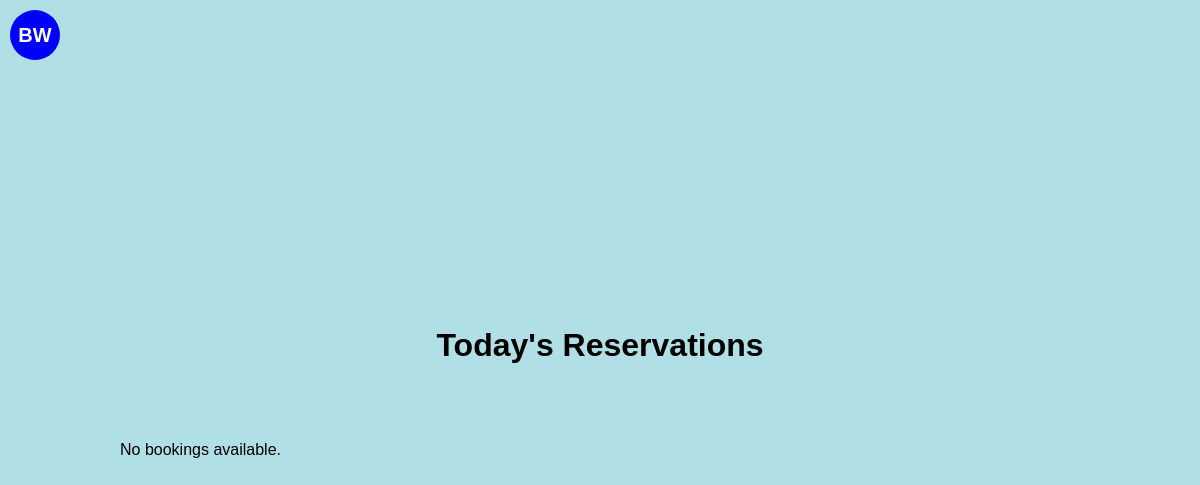
Before: / with the older database file.
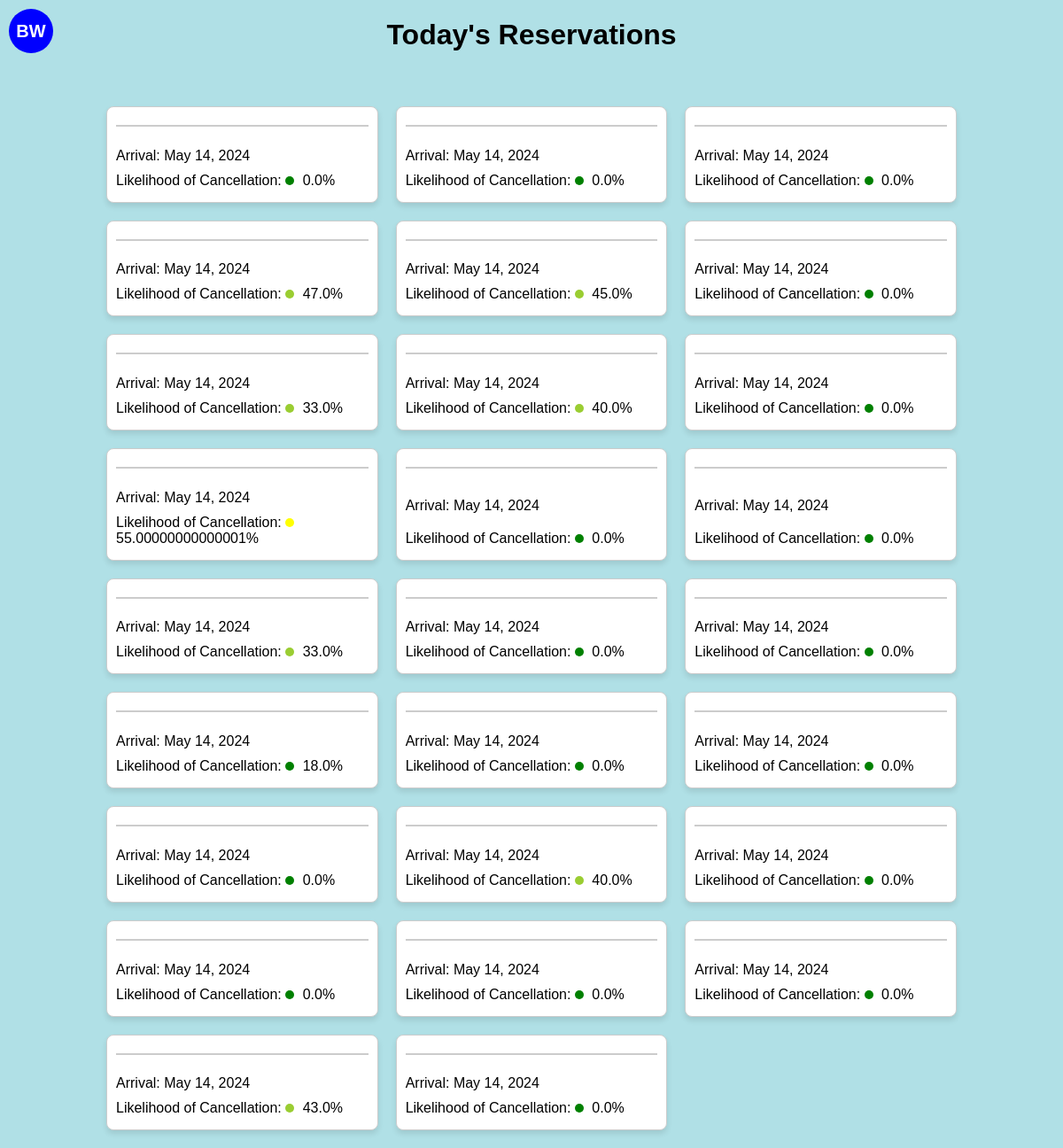
After: the same page with the newer database file.
### cancellationPredictor/models.py (models this page shows, shortened)
class Booking(models.Model):
    month_of_booking = models.IntegerField()
    day_of_booking = models.IntegerField()
    weekday_of_booking = models.IntegerField()
    month_of_arrival = models.IntegerField()
    day_of_arrival = models.IntegerField()
    weekday_of_arrival = models.IntegerField()
    num_of_nights = models.IntegerField()
    is_repeated_guest = models.BooleanField()
    previous_stays = models.IntegerField()
    previous_cancellations = models.IntegerField()
    booking_to_arrival_duration = models.IntegerField()
    rate = models.DecimalField(max_digits=10, decimal_places=2)  # Assuming 'Rate' needs to handle decimals
    override = models.DecimalField(max_digits=10, decimal_places=2)  # Assuming 'Override' is a monetary value
    probability = models.DecimalField(max_digits=10, decimal_places=6)  # Storing probabilities with precision
    prediction = models.BooleanField()  # Assuming prediction is a binary outcome (True/False)
    guest_name = models.TextField()  # Adjust max_length as needed
    date_booking_made = models.DateField()
    scheduled_arrival = models.DateField()

### cancellationPredictor/views.py (the view)
# urls.py: path('', BookingListView.as_view(), name='booking-list'),
class BookingListView(ListView):
    model = Booking
    template_name = 'cancellationPredictor/booking_list.html'
    context_object_name = 'bookings'
    def get_queryset(self):
        today = timezone.localdate()
        today_arrivals = Booking.objects.filter(scheduled_arrival=today)
        fake = Faker()  # Create a Faker generator instance
        for booking in today_arrivals:
            booking.guest_name = fake.name()
        return today_arrivals

### cancellationPredictor/templatetags/custom_filters.py (called while the page is built)
@register.filter(name='multiply')
def multiply(value, arg):
    try:
        return float(value) * float(arg)
    except (ValueError, TypeError):
        return ''  # You might choose to handle the error differently.

### templates/cancellationPredictor/booking_list.html (shortened to what this page needs)
{% load custom_filters %}
<!DOCTYPE html>
<html>
<head>
</head>
<body>
    <div id="logo">BW</div>
    <h1>Today's Reservations</h1>
    <div class="grid-container">
        {% for booking in bookings %}
        <div class="card">
            <h3>{{ booking.guest_name }}</h3>
            <p>Arrival: {{ booking.scheduled_arrival|date:"M d, Y" }}</p>
            <p>Likelihood of Cancellation:
                <span class="probability-circle" style="background-color:
                    {% if booking.probability|multiply:100 < 25 %}
                        green
                    {% elif booking.probability|multiply:100 < 50 %}
                        yellowgreen
                    {% elif booking.probability|multiply:100 < 75 %}
                        yellow
                    {% else %}
                        red
                    {% endif %};
                "></span>
                {{ booking.probability|floatformat:2|multiply:100 }}%
            </p>
        </div>
        {% empty %}
        <p>No bookings available.</p>
        {% endfor %}
    </div>
</body>
</html>

### templates/cancellationPredictor/booking_list.html (style rules this page uses)
body { display: flex; flex-direction: column; align-items: center; justify-content: center; min-height: 100vh; margin: 0; font-family: Arial, sans-serif; background-color: #B0E0E6; }
#logo { position: absolute; top: 10px; left: 10px; width: 50px; height: 50px; background-color: #0000FF; border-radius: 50%; display: flex; justify-content: center; align-items: center; color: white; font-weight: bold; font-size: 20px; }
.grid-container { display: grid; grid-template-columns: repeat(auto-fill, minmax(250px, 1fr)); grid-gap: 20px; padding: 20px; width: 80%; max-width: 1000px; margin-top: 20px; }
.card { background-color: #FFFFFF; border: 1px solid #ccc; border-radius: 8px; box-shadow: 0 4px 6px rgba(0,0,0,0.1); padding: 10px; display: flex; flex-direction: column; justify-content: space-between; }
.card h3 { margin-top: 0; color: #333; border-bottom: 2px solid #ccc; padding-bottom: 10px; }
.card p { margin: 5px 0; }
.probability-circle { height: 10px; width: 10px; border-radius: 50%; display: inline-block; margin-right: 5px; }

Changed rows visible on the page:
added Booking: scheduled_arrival "May 14, 2024", probability|multiply "0.0"
added Booking: scheduled_arrival "May 14, 2024", probability|multiply "0.0"
added Booking: scheduled_arrival "May 14, 2024", probability|multiply "0.0"
added Booking: scheduled_arrival "May 14, 2024", probability|multiply "47.0"
added Booking: scheduled_arrival "May 14, 2024", probability|multiply "45.0"
added Booking: scheduled_arrival "May 14, 2024", probability|multiply "0.0"
added Booking: scheduled_arrival "May 14, 2024", probability|multiply "33.0"
added Booking: scheduled_arrival "May 14, 2024", probability|multiply "40.0"
added Booking: scheduled_arrival "May 14, 2024", probability|multiply "0.0"
added Booking: scheduled_arrival "May 14, 2024", probability|multiply "55.00000000000001"
added Booking: scheduled_arrival "May 14, 2024", probability|multiply "0.0"
added Booking: scheduled_arrival "May 14, 2024", probability|multiply "0.0"
added Booking: scheduled_arrival "May 14, 2024", probability|multiply "33.0"
added Booking: scheduled_arrival "May 14, 2024", probability|multiply "0.0"
added Booking: scheduled_arrival "May 14, 2024", probability|multiply "0.0"
added Booking: scheduled_arrival "May 14, 2024", probability|multiply "18.0"
added Booking: scheduled_arrival "May 14, 2024", probability|multiply "0.0"
added Booking: scheduled_arrival "May 14, 2024", probability|multiply "0.0"
added Booking: scheduled_arrival "May 14, 2024", probability|multiply "0.0"
added Booking: scheduled_arrival "May 14, 2024", probability|multiply "40.0"
added Booking: scheduled_arrival "May 14, 2024", probability|multiply "0.0"
added Booking: scheduled_arrival "May 14, 2024", probability|multiply "0.0"
added Booking: scheduled_arrival "May 14, 2024", probability|multiply "0.0"
added Booking: scheduled_arrival "May 14, 2024", probability|multiply "0.0"
added Booking: scheduled_arrival "May 14, 2024", probability|multiply "43.0"
added Booking: scheduled_arrival "May 14, 2024", probability|multiply "0.0"
Other visible differences:
text no longer shown: "No bookings available."
